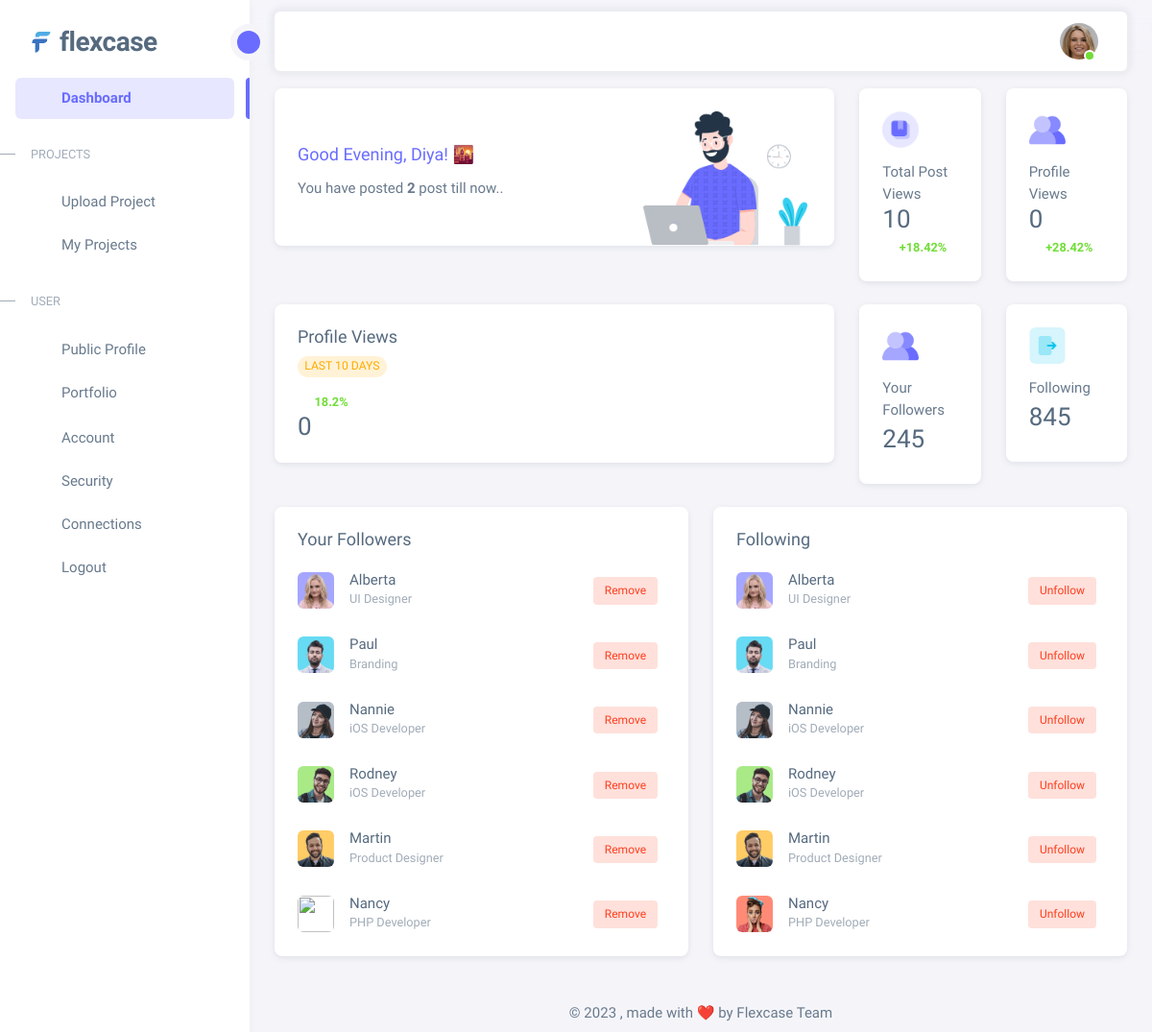
The app's page /user/dashboard/ (signed in), older data.
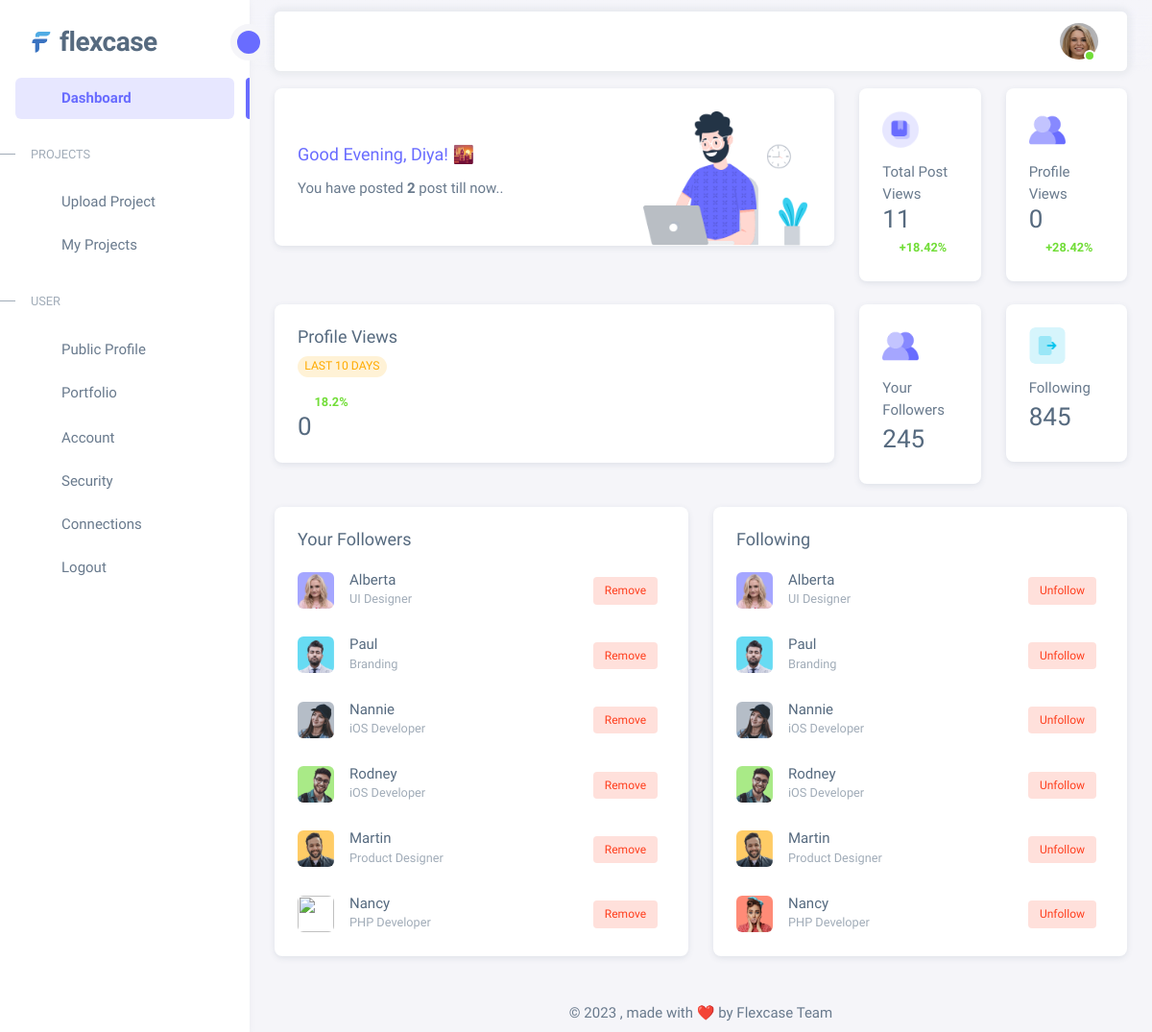
The same page, newer data.
### myApp/models.py (models this page shows, shortened)
class Profile(models.Model):
    user=models.ForeignKey(User,on_delete=models.CASCADE)
    profileimg=models.ImageField(upload_to='profile_images',default="profile_images/default-user.png")
    firstsetting=models.BooleanField(default=False)
    profession=models.CharField(max_length=100,blank=True)
    id=models.AutoField(primary_key=True)
    bio=models.TextField(max_length=500,blank=True)
    linkedin=models.URLField(max_length=200,blank=True)
    github=models.URLField(max_length=200,blank=True)
    website=models.URLField(max_length=200,blank=True)
    twitter=models.URLField(max_length=200,blank=True)
    acadmicyear=models.CharField(max_length=200, blank=False,null=True)
    branch=models.CharField(max_length=30,blank=True)
    location=models.CharField(max_length=100,blank=True)
    mobilenumber=models.CharField(max_length=10,blank=True)
    profile_views = models.IntegerField(default=0)
    updated_at=models.DateTimeField(auto_now=True)
    total_post_views = models.IntegerField(default=0)

### myApp/views.py (the view)
# urls.py: path("user/dashboard/",views.dashboard,name="dashboard"),
@login_required(login_url="login")
def dashboard(request):
    posts = Post.objects.filter(user=request.user)
    profile_model = Profile.objects.get(user=request.user)
    total_post_views = profile_model.total_post_views
    name = profile_model.user.get_full_name() or profile_model.user.username
    now = datetime.now()
    first_name = request.user.first_name
    if 5 <= now.hour < 12:
        greeting = f"Good Morning, {first_name}! ☕️"
    elif 12 <= now.hour < 16:
        greeting = f"Good Afternoon, {first_name}! 🌞"
    elif 16 <= now.hour < 22:
        greeting = f"Good Evening, {first_name}! 🌇"
    else:
        greeting = f"Still awake, {first_name}?💤"
    return render(request, "dashboard.html", {"posts": posts , "profile_model":profile_model, "name": name, "greeting": greeting, "total_post_views": total_post_views})

### templates/dashboard.html (shortened to what the changed rows need)
{%load static%}
<!DOCTYPE html>
<html lang="en" class="light-style layout-navbar-fixed layout-menu-fixed " dir="ltr" data-theme="theme-default"
    data-assets-path={% static 'assets/' %}>
<head>
    <link rel="stylesheet" href="{% static 'assets/vendor/fonts/boxicons.css' %}" />
    <link rel="stylesheet" href="{% static 'assets/vendor/fonts/fontawesome.css' %}" />
    <link rel="stylesheet" href="{% static 'assets/vendor/fonts/flag-icons.css' %}" />
    <link rel="stylesheet" href="{% static 'assets/vendor/css/rtl/core.css' %}" class="template-customizer-core-css" />
    <link rel="stylesheet" href="{% static 'assets/vendor/css/rtl/theme-default.css' %}" class="template-customizer-theme-css" />
    <link rel="stylesheet" href="{% static 'assets/css/demo.css' %}" />
    <link rel="stylesheet" href="{% static 'assets/vendor/libs/perfect-scrollbar/perfect-scrollbar.css' %}" />
    <link rel="stylesheet" href="{% static 'assets/vendor/libs/typeahead-js/typeahead.css' %}" />
    <link rel="stylesheet" href="{% static 'assets/vendor/libs/apex-charts/apex-charts.css' %}" />
</head>
<body>
    <div class="layout-wrapper layout-content-navbar  ">
        <div class="layout-container">
            <div class="layout-page">
                <nav class="layout-navbar container-xxl navbar navbar-expand-xl navbar-detached align-items-center bg-navbar-theme"
                    id="layout-navbar">
                    <div class="navbar-nav-right d-flex align-items-center" id="navbar-collapse">
                        <ul class="navbar-nav flex-row align-items-center ms-auto">
                            <li class="nav-item navbar-dropdown dropdown-user dropdown">
                                <a class="nav-link dropdown-toggle hide-arrow" href="javascript:void(0);"
                                    data-bs-toggle="dropdown">
                                    <div class="avatar avatar-online">
                                        <img src="{{profile_model.profileimg.url}}" alt
                                            class="w-px-40 rounded-circle" />
                                    </div>
                                </a>
                            </li>
                        </ul>
                    </div>
                </nav>
                <div class="content-wrapper">
                    <div class="container-xxl flex-grow-1 pt-3 pb-3 container-p-y">
                        <div class="row">
                            <div class="col-lg-4 col-md-4 order-1">
                                <div class="row">
                                    <div class="col-lg-6 col-md-12 col-6 mb-4">
                                        <div class="card">
                                            <div class="card-body">
                                                <div
                                                    class="card-title d-flex align-items-start justify-content-between">
                                                    <div class="avatar flex-shrink-0">
                                                    </div>
                                                </div>
                                                <span>Total Post Views</span>
                                                <h3 class="card-title text-nowrap mb-1">{{ profile_model.total_post_views }}</h3>
                                                <small class="text-success fw-semibold"><i
                                                        class='bx bx-up-arrow-alt'></i> +18.42%</small>
                                            </div>
                                        </div>
                                    </div>
                                    <div class="col-lg-6 col-md-12 col-6 mb-4">
                                        <div class="card">
                                            <div class="card-body">
                                                <div
                                                    class="card-title d-flex align-items-start justify-content-between">
                                                    <div class="avatar flex-shrink-0">
                                                    </div>
                                                </div>
                                                <span>Profile Views</span>
                                                <h3 class="card-title text-nowrap mb-1">{{profile_model.profile_views}}</h3>
                                                <small class="text-success fw-semibold"><i
                                                        class='bx bx-up-arrow-alt'></i> +28.42%</small>
                                            </div>
                                        </div>
                                    </div>
                                </div>
                            </div>
                            <div class="col-12 col-lg-8 order-2 order-md-3 order-lg-2 mb-4">
                                <div class="card">
                                    <div class="card-body">
                                        <div class="d-flex justify-content-between">
                                            <div
                                                class="d-flex flex-sm-column flex-row align-items-start justify-content-between">
                                                <div class="mt-sm-auto">
                                                    <small class="text-success text-nowrap fw-semibold"><i
                                                            class='bx bx-chevron-up'></i> 18.2%</small>
                                                    <h3 class="mb-0">{{profile_model.profile_views}}</h3>
                                                </div>
                                            </div>
                                        </div>
                                    </div>
                                </div>
                            </div>
                        </div>
                    </div>
                </div>
            </div>
        </div>
    </div>
</body>
</html>

Row changes from the older to the newer data that the page shows:
changed Profile: total_post_views "10" → "11"
